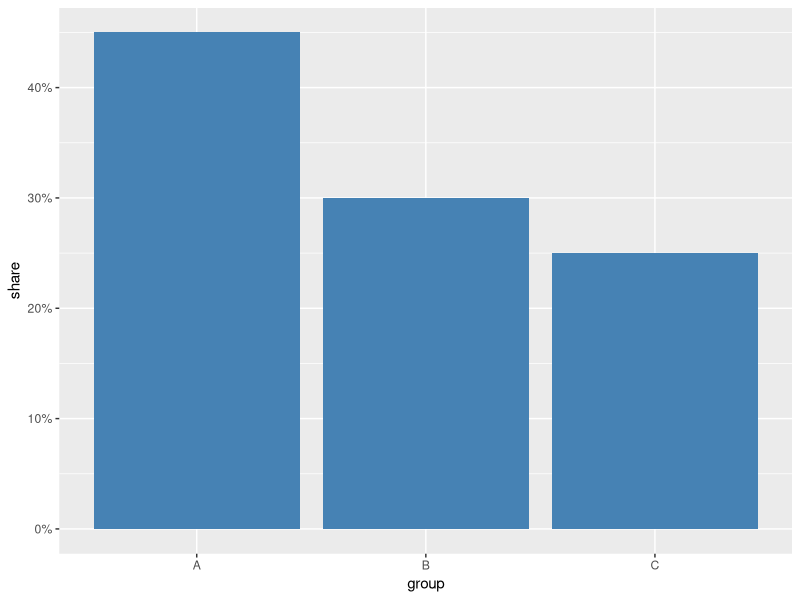
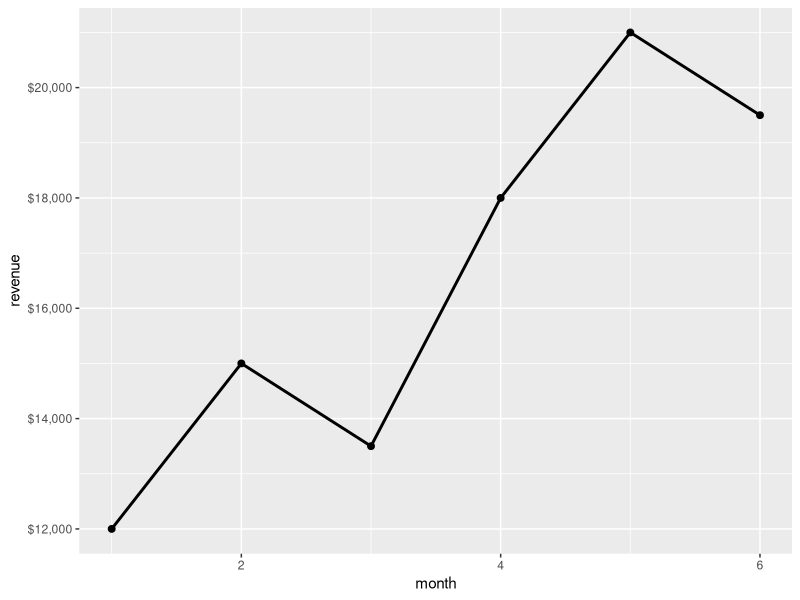
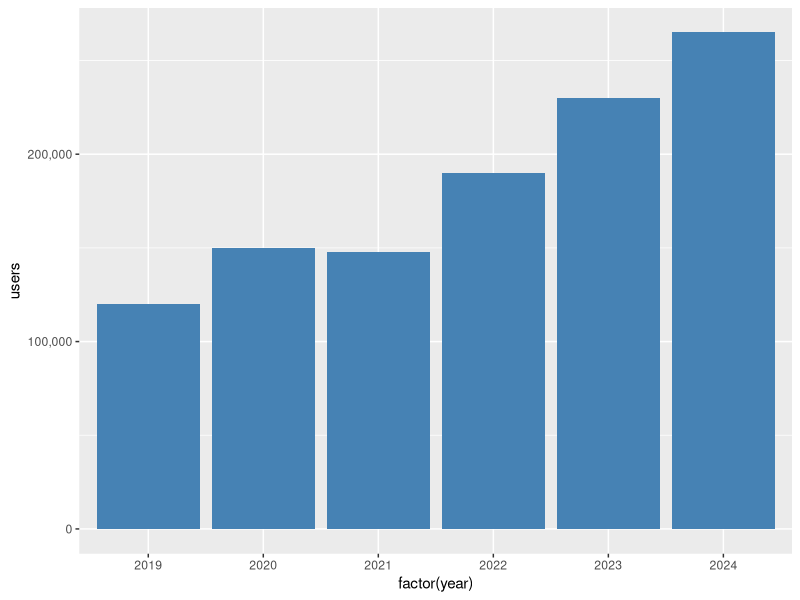
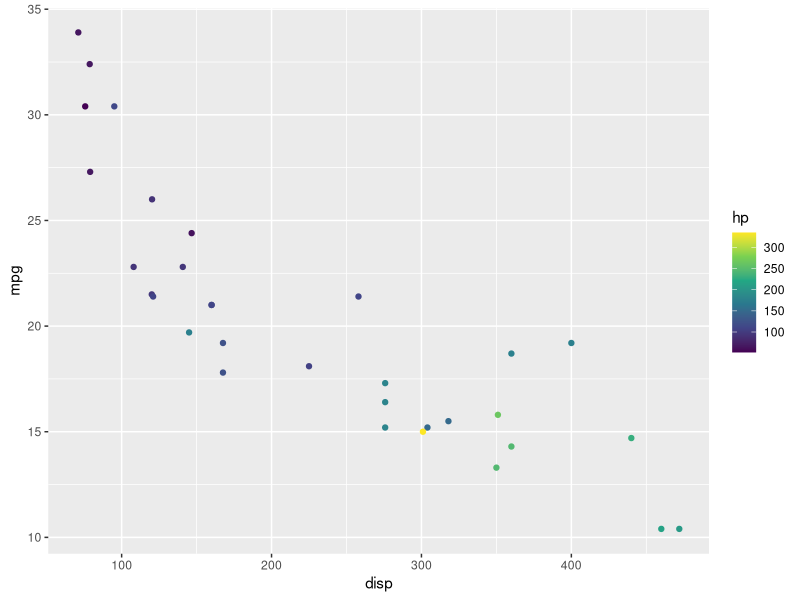
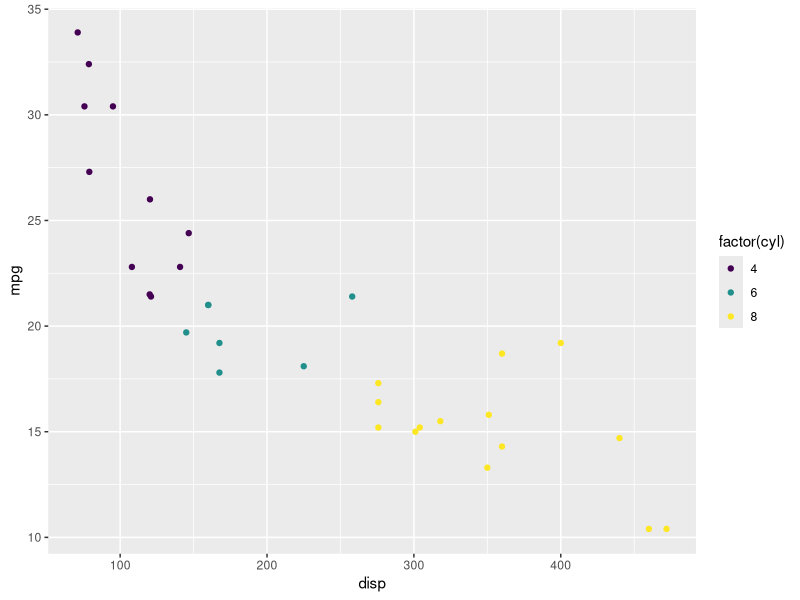

These charts were generated, in order, by the following R code:
## ---- chunk 1
library(ggplot2)
library(scales)
## ---- chunk 2
df <- data.frame(group = c("A", "B", "C"), share = c(0.45, 0.30, 0.25))
ggplot(df) +
  geom_bar(aes(group, share), stat = "identity", fill = "steelblue") +
  scale_y_continuous(labels = label_percent())
## ---- chunk 3
sales <- data.frame(month = 1:6, revenue = c(12000, 15000, 13500, 18000, 21000, 19500))
ggplot(sales) +
  geom_line(aes(month, revenue), linewidth = 1) +
  geom_point(aes(month, revenue), size = 2) +
  scale_y_continuous(labels = label_dollar())
## ---- chunk 4
counts <- data.frame(year = 2019:2024, users = c(120000, 150000, 148000, 190000, 230000, 265000))
ggplot(counts) +
  geom_bar(aes(factor(year), users), stat = "identity", fill = "steelblue") +
  scale_y_continuous(labels = label_comma())
## ---- chunk 5
ggplot(mtcars) +
  geom_point(aes(disp, mpg, color = hp)) +
  scale_color_viridis_c()
## ---- chunk 6
ggplot(mtcars) +
  geom_point(aes(disp, mpg, color = factor(cyl))) +
  scale_color_viridis_d()
